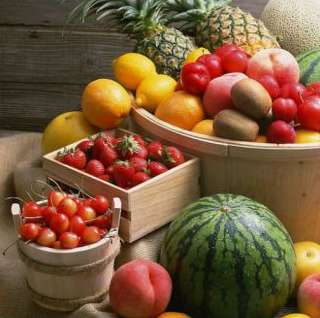
#> input picture lesson9/01.png, 320 x 318 px
$ python homework.py   (older library calls are emulated)
#> lines starting #> are read from the running program, lines starting #| are printed output that depends on the picture; after the words box and inside, x2 and y2 are one past the last pixel; in counts of white or black regions, pixels touching at a corner belong together
# -*- coding: utf-8 -*-
"""
Created on Thu Jan 18 14:02:39 2018

@author: liu
"""
from scipy.misc import imread
import matplotlib.pyplot as plt
import numpy as np
from scipy.ndimage import uniform_filter, gaussian_filter, sobel
from scipy.ndimage import convolve1d
import numpy.ma as npm
def bench_deal(img1,lst=np.array([[50,100,200,255],[25,75,175,225]])):
    '''
    对图像进行划分区域灰度值归一化
    lst1为分割的分界点
    lst2为每个区域对应的灰度值
 '''
    lst_index=np.array([lst[1,0]]*(lst[0,0]))
    for i in range(1,len(lst[1])):
        lst_index=np.append(lst_index,np.array([lst[1,i]]*(lst[0,i]-lst[0,i-1])))
    img1=lst_index[img1.astype(np.int32)]

    return img1


img_gray1 = imread('01.png',True)
#> img_gray1: shape (318, 320) float32; min 1.78, max 251.5, mean 95.6
img_gray2 = imread('02.png',True)
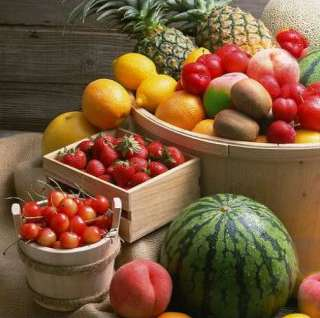
#> input picture lesson9/02.png, 320 x 318 px
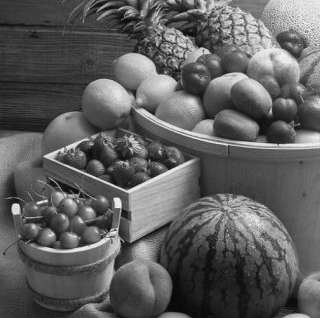
#> img_gray2: shape (318, 320) float32; min 1.76, max 251.8, mean 94.8
#显示灰度图
img_gauss1 = gaussian_filter(img_gray1,3)
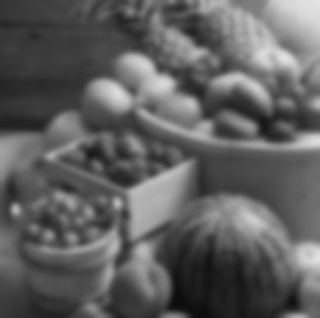
#> img_gauss1: shape (318, 320) float32; min 11.39, max 230.7, mean 95.6
img_gauss2 = gaussian_filter(img_gray2,3)
#img_gauss = gaussian_filter(img_gray,1)
#img_gauss=(img_gauss//12)*12
fig1=plt.figure('处理对比')
plt.subplot(121)
plt.imshow(img_gray1,cmap='gray')
plt.subplot(122)
plt.imshow(img_gray2,cmap='gray')
fig2=plt.figure('高斯差分')
img_dog=(img_gray1-img_gray2).astype(np.int8)
img_dog=abs(img_dog)
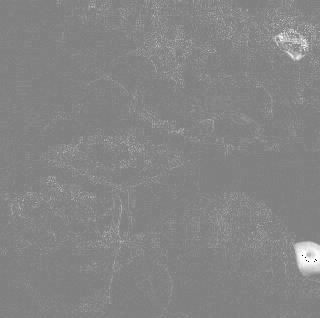
#> img_dog: shape (318, 320) int8; min -128, max 127, mean 5.2; drawn with min black and max white
plt.imshow(img_dog)
fig3=plt.figure('直方图')
hist=np.histogram(img_dog,bins=256,range=(0,256))
hist1=np.linspace(0,255,256)
plt.plot(hist1,hist[0],'r')
plt.show()
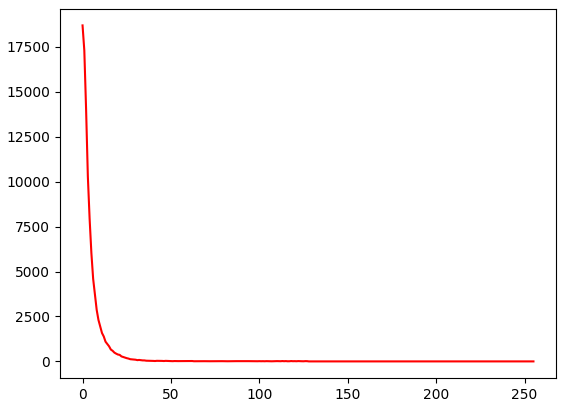
#> figure drawn by matplotlib, 1 panel; curve peaks at x = 0, y = 18700
lst=list(hist[0])
#> lst = 256 values, max 18700 at index 0, min 0 at index 128, mean 397.5
index=lst.index(max(lst))
#> index = 0
i=0
while(1):
    index+=1
    if(lst[index]-lst[index+1]<0):
        break
#> after the loop, index = 31
print(index)
#| 31
fig4=plt.figure('end')
plt.subplot(121)
img_mask=bench_deal(img_dog,lst=np.array([[int(index),256],[0,256]]))
#> in bench_deal, `lst_index=np.array([lst[1,0]]*(lst[0,0]))`: lst_index = 31 values from 0 to 0
#> the loop in bench_deal, `for i in range(1,len(lst[1])):` made 1 pass
#> after the loop in bench_deal, `for i in range(1,len(lst[1])):`: lst_index = 256 values from 0 to 256
#> in bench_deal, `img1=lst_index[img1.astype(np.int32)]`:
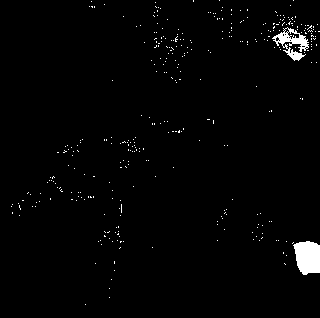
#> img1: shape (318, 320) int64; values 0 (black) and 256 (white), 1.7% white; 354 white regions (352 under 20 px), largest, box (x1, y1, x2, y2) and area: (293, 241, 320, 275) 731, (272, 27, 309, 61) 492
plt.imshow(img_mask)
imgh = np.abs(sobel(img_mask, axis=1)).astype(np.float)
imgv = np.abs(sobel(img_mask, axis=0)).astype(np.float)
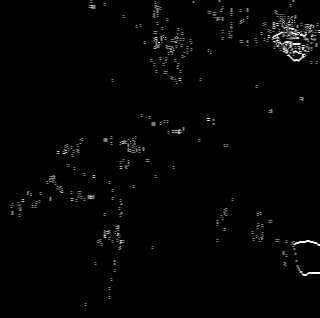
#> imgv: shape (318, 320) float64; min 0, max 1024, mean 13.1; drawn with min black and max white
imghv = np.sqrt(imgh**2+imgv**2)
plt.subplot(222)
img_end1= npm.array(img_gray2, mask=imghv)
plt.imshow(img_end1)
img_end2= npm.array(img_gray1, mask=imghv)
plt.subplot(224)
plt.imshow(img_end2)
